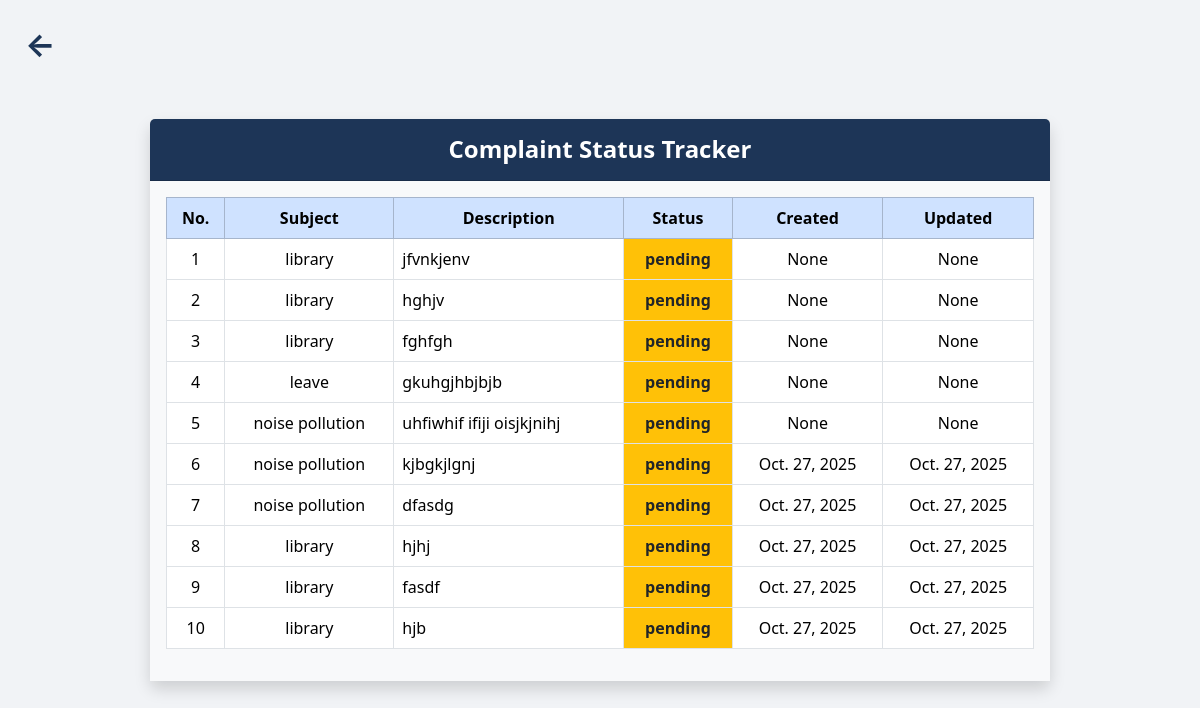
Page /submitted_complaints/ (signed in) on the earlier database version.
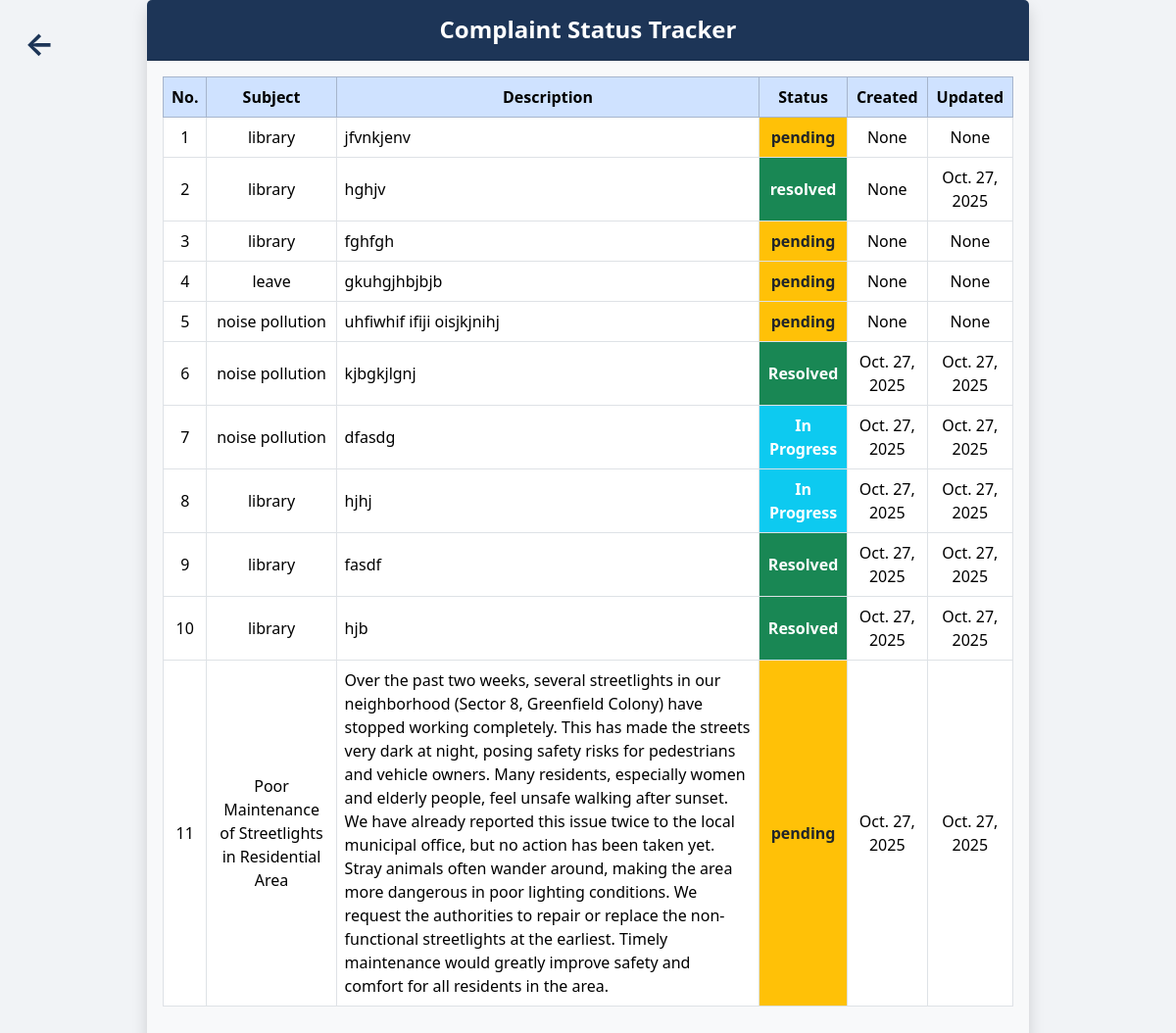
Same page on the later database version.
### complaint_manager_app/models.py (models this page shows, shortened)
class Complaint(models.Model):
    STATUS_CHOICES = [
        ('pending','Pending'),
        ('in_progress','In progress'),
        ('resolved','Resolved'),
    ]
    user = models.ForeignKey(User, on_delete=models.CASCADE, null=True, blank=True)
    name = models.CharField(max_length=100)
    email = models.EmailField(max_length=100)
    subject = models.CharField(max_length=100)
    description = models.TextField()
    created_at = models.DateField(auto_now_add=True)
    updated_at = models.DateField(auto_now=True)
    status= models.CharField(max_length=20, choices=STATUS_CHOICES, default='pending')

### complaint_manager_app/views.py (the view)
# urls.py: path('submitted_complaints/', views.submitted_complaints,name="submitted_complaints"),
@login_required
def submitted_complaints(request):
    mycomplaints = Complaint.objects.filter(user=request.user)
    return render(request, 'submitted_complaints.html', {"mycomplaints": mycomplaints})

### complaint_manager_app/templates/submitted_complaints.html (shortened to what this page needs)
{% extends "master.html" %}
{% load static %}
{% block content %}
<a href="{% url 'user_dashboard' %}" class="back-arrow">←</a>
<div class="container d-flex justify-content-center align-items-center min-vh-100">
  <div class="card shadow border-0 w-100" style="max-width: 900px;">
    <div class="card-header text-white text-center py-3" style="background-color: #1d3557;">
      <h4 class="mb-0 fw-semibold">Complaint Status Tracker</h4>
    </div>
    <div class="card-body bg-light">
      <div class="table-responsive">
        <table class="table table-bordered text-center align-middle">
          <thead class="table-primary">
            <tr>
              <th>No.</th>
              <th>Subject</th>
              <th>Description</th>
              <th>Status</th>
              <th>Created</th>
              <th>Updated</th>
            </tr>
          </thead>
          <tbody>
            {% for x in mycomplaints %}
            <tr>
              <td>{{ x.id }}</td>
              <td>{{ x.subject }}</td>
              <td class="text-start">{{ x.description }}</td>
              <td class="
                {% if x.status|lower == 'pending' %}bg-warning text-dark fw-bold{% endif %}
                {% if x.status|lower == 'in progress' or x.status|lower == 'in_progress' %}bg-info text-white fw-bold{% endif %}
                {% if x.status|lower == 'resolved' %}bg-success text-white fw-bold{% endif %}
              ">
                {{ x.status }}
              </td>
              <td>{{ x.created_at }}</td>
              <td>{{ x.updated_at }}</td>
            </tr>
            {% empty %}
            <tr><td colspan="6" class="text-muted">No complaints submitted</td></tr>
            {% endfor %}
          </tbody>
        </table>
      </div>
    </div>
  </div>
</div>
{% endblock %}

### complaint_manager_app/templates/master.html (shortened to what this page needs)
<!DOCTYPE html>
<html lang="en">
<head>
       <link href="https://cdn.jsdelivr.net/npm/bootstrap@5.3.3/dist/css/bootstrap.min.css" rel="stylesheet">
    {% load static %}
</head>
<body>
{% block content %}{% endblock %}
</body>
</html>
</html>

### complaint_manager_app/templates/submitted_complaints.html (style rules this page uses)
body { background-color: #f1f3f6; }
.back-arrow { position: absolute; top: 20px; left: 25px; font-size: 2rem; color: #1d3557; text-decoration: none; font-weight: bold; }

Differences in the rows shown:
changed Complaint "hghjv": status "pending" → "resolved"; updated_at "None" → "Oct. 27, 2025"
changed Complaint "kjbgkjlgnj": status "pending" → "Resolved"
changed Complaint "dfasdg": status "pending" → "In Progress"
changed Complaint "hjhj": status "pending" → "In Progress"
changed Complaint "fasdf": status "pending" → "Resolved"
changed Complaint "hjb": status "pending" → "Resolved"
added Complaint: id "11", subject "Poor Maintenance of Streetlights in Residential Area", description "Over the past two weeks, several streetlights in our neighborhood (Sector 8, Greenfield Colony) have stopped working completely. This has made the streets very dark at night, posing safety risks for pedestrians and vehicle owners. Many residents, especially women and elderly people, feel unsafe walking after sunset. We have already reported this issue twice to the local municipal office, but no action has been taken yet. Stray animals often wander around, making the area more dangerous in poor lighting conditions. We request the authorities to repair or replace the non-functional streetlights at the earliest. Timely maintenance would greatly improve safety and comfort for all residents in…", status "pending", created_at "Oct. 27, 2025", updated_at "Oct. 27, 2025"
